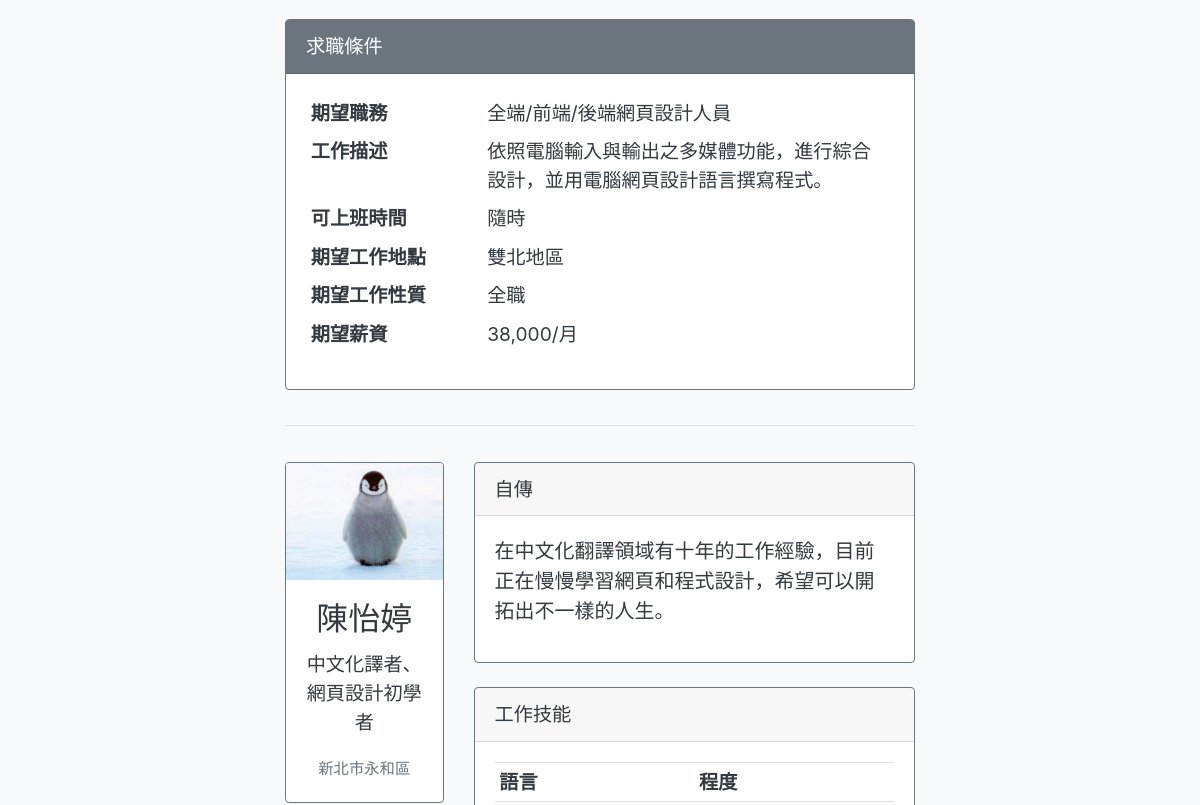
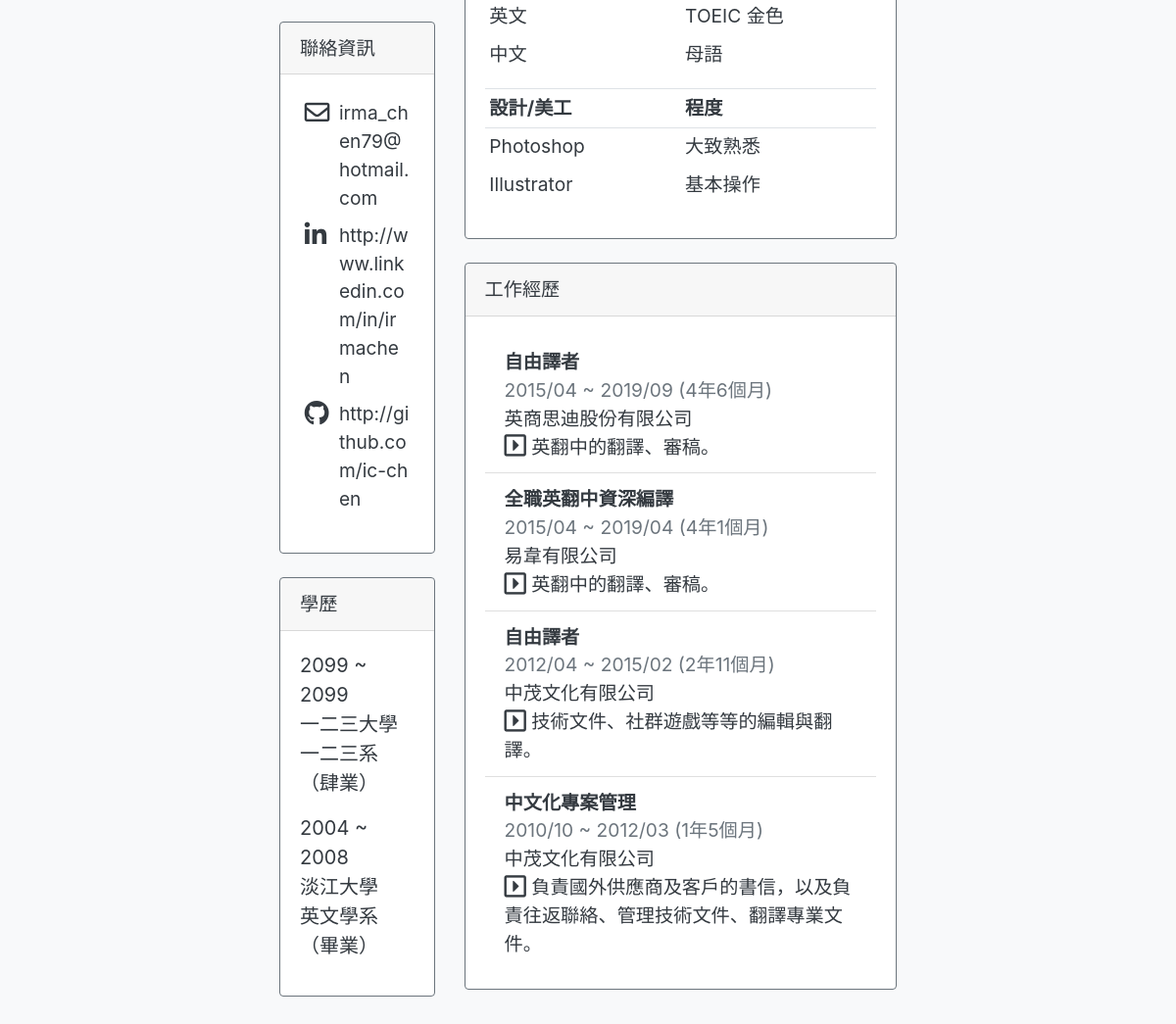
The app's page /resume.php (signed in) with its own data (2 pictures, top to bottom).
### tables this page shows
CREATE TABLE `reqs` (
  `id` int(11) NOT NULL,
  `acct` varchar(20) NOT NULL COMMENT '帳號',
  `see` tinyint(1) NOT NULL DEFAULT 0 COMMENT '可見',
  `reqs_posit` varchar(100) DEFAULT NULL COMMENT '期望職務',
  `reqs_jd` varchar(500) DEFAULT NULL COMMENT '工作描述',
  `reqs_time` varchar(50) DEFAULT NULL COMMENT '可上班時間',
  `reqs_type` varchar(10) DEFAULT NULL COMMENT '期望工作性質',
  `reqs_place` varchar(100) DEFAULT NULL COMMENT '期望工作地點',
  `reqs_pay` varchar(50) DEFAULT NULL COMMENT '期望薪資'
);

CREATE TABLE `img` (
  `id` int(11) NOT NULL,
  `see` tinyint(1) NOT NULL DEFAULT 0,
  `acct` varchar(20) NOT NULL,
  `filename` varchar(128) NOT NULL,
  `alt` varchar(128) DEFAULT NULL
);

CREATE TABLE `user` (
  `id` int(11) NOT NULL,
  `acct` varchar(20) NOT NULL COMMENT '帳號',
  `psw` varchar(20) NOT NULL COMMENT '密碼',
  `name` varchar(50) NOT NULL COMMENT '姓名',
  `gender` varchar(20) DEFAULT NULL COMMENT '性別',
  `btd` date DEFAULT NULL COMMENT '生日',
  `email` varchar(100) DEFAULT NULL COMMENT '電郵',
  `tel_cell` varchar(20) DEFAULT NULL COMMENT '行動電話',
  `tel_home` varchar(20) DEFAULT NULL COMMENT '家中電話',
  `addr` varchar(128) DEFAULT NULL COMMENT '居住地區',
  `reg_time` timestamp NULL DEFAULT current_timestamp() COMMENT '註冊時間',
  `upt_time` timestamp NULL DEFAULT current_timestamp() COMMENT '更新時間'
);

CREATE TABLE `s_intro` (
  `id` int(11) NOT NULL,
  `acct` varchar(20) NOT NULL COMMENT '帳號',
  `see` tinyint(1) NOT NULL DEFAULT 0 COMMENT '可見',
  `s_intro` varchar(500) DEFAULT NULL COMMENT '自介',
  `bio` varchar(1000) DEFAULT NULL
);

CREATE TABLE `social_m` (
  `id` int(11) NOT NULL,
  `acct` varchar(20) NOT NULL COMMENT '帳號',
  `see` tinyint(1) NOT NULL DEFAULT 0 COMMENT '可見',
  `fb` varchar(50) DEFAULT NULL,
  `ig` varchar(50) DEFAULT NULL,
  `linkedin` varchar(50) DEFAULT NULL,
  `github` varchar(50) DEFAULT NULL,
  `youtube` varchar(50) DEFAULT NULL,
  `twitter` varchar(50) DEFAULT NULL
);

CREATE TABLE `edu` (
  `id` int(11) NOT NULL,
  `acct` varchar(20) NOT NULL COMMENT '帳號',
  `see` tinyint(1) NOT NULL DEFAULT 0 COMMENT '可見',
  `grad_t` varchar(30) NOT NULL COMMENT '就讀時間',
  `grad_st` varchar(20) DEFAULT 'NULL' COMMENT '畢業狀態',
  `sch` varchar(100) NOT NULL COMMENT '學校',
  `dept` varchar(100) DEFAULT NULL COMMENT '科系'
);

CREATE TABLE `skill` (
  `id` int(11) NOT NULL,
  `acct` varchar(20) NOT NULL COMMENT '帳號',
  `see` tinyint(1) NOT NULL DEFAULT 0 COMMENT '可見',
  `cat` varchar(100) NOT NULL COMMENT '分類',
  `skill` varchar(100) NOT NULL COMMENT '技能',
  `level` varchar(100) DEFAULT NULL COMMENT '程度'
);

CREATE TABLE `exp` (
  `id` int(20) NOT NULL,
  `acct` varchar(20) NOT NULL COMMENT '帳號',
  `see` tinyint(1) NOT NULL DEFAULT 0 COMMENT '可見',
  `dur` varchar(100) NOT NULL COMMENT '任職期間',
  `corp` varchar(100) NOT NULL COMMENT '公司',
  `posit` varchar(100) DEFAULT NULL COMMENT '職稱',
  `jd` varchar(1000) DEFAULT NULL COMMENT '工作說明'
);

### resume.php (the view, shortened to what this page needs)
<?php
include_once "./api/db_info.php";
function search($table,...$arg){
    global $pdo;
    $sql="SELECT * FROM $table WHERE ";
    if(is_array($arg[0])){
      foreach($arg[0] as $key => $value){
        $tmp[]=sprintf("`%s`='%s'",$key,$value);
      }
      $sql=$sql . implode(" && ",$tmp);
    }else{
      $sql=$sql . " `id`='".$arg[0]."'";
    }
    return $pdo->query($sql)->fetch(PDO::FETCH_ASSOC);
}
function searchAll($table,...$arg){
    global $pdo;
    $sql="SELECT * FROM $table";
      if(!empty($arg[0])){
        foreach($arg[0] as $key => $value){
          $tmp[]=sprintf("`%s`='%s'",$key,$value);
        }
        $sql=$sql . " WHERE " . implode(" && ",$tmp);
      }
      if(!empty($arg[1])){
        $sql=$sql . $arg[1];
      }
    return $pdo->query($sql)->fetchAll(PDO::FETCH_ASSOC);
}
?>
<!DOCTYPE html>
<html lang="en">
<head>
    <link rel="stylesheet" href="./css/bootstrap.css">
    <link rel="stylesheet" href="./css/all.css">
</head>
<body class="bg-light text-dark">
<div class="container-fluid">
<?php
$data=search("user",$_SESSION['id']);
$acct=$data['acct'];
$reqs=searchAll("reqs",["acct"=>"$acct", "see"=>"1"]);
foreach($reqs as $value){
?>
    <div class="reqs row justify-content-center">
        <div class="col-7">
            <div class="card border-secondary">
                <div class="card-header text-white bg-secondary">
                求職條件
                </div>
                <div class="card-body">
                    <table class="table-reqs table table-borderless table-sm">
                    <tbody>
                        <tr>
                        <th scope="row">期望職務</th>
                        <td><?=$value['reqs_posit'];?></td>
                        </tr>
                        <tr>
                        <th scope="row">工作描述</th>
                        <td><?=$value['reqs_jd'];?></td>
                        </tr>
                        <tr>
                        <th scope="row">可上班時間</th>
                        <td><?=$value['reqs_time'];?></td>
                        </tr>
                        <tr>
                        <th scope="row">期望工作地點</th>
                        <td><?=$value['reqs_place'];?></td>
                        </tr>
                        <tr>
                        <th scope="row">期望工作性質</th>
                        <td><?=$value['reqs_type'];?></td>
                        </tr>
                        <tr>
                        <th scope="row">期望薪資</th>
                        <td><?=$value['reqs_pay'];?></td>
                        </tr>
                    </tbody>
                    </table>
                </div>
            </div>
        </div>
    </div>
    <div class="reqs row justify-content-center">
        <div class="col-7">
            <hr>
        </div>
    </div>
<?php
}
?>
<?php
$img=searchAll("img",["acct"=>"$acct", "see"=>"1"]);
$s_intro=searchAll("s_intro",["acct"=>"$acct", "see"=>"1"]);
$social_m=searchAll("social_m",["acct"=>"$acct", "see"=>"1"]);
$edu=searchAll("edu",["acct"=>"$acct", "see"=>"1"]," ORDER BY id DESC");
?>
    <div class="resume row justify-content-center">
        <div class="left col-2">
            <div class="name card border-secondary mb-4 text-center">
            <?php
            foreach($img as $value){
            ?>
            <img src="./img/<?=$value['filename'];?>" class="card-img-top" alt="<?=$value['alt'];?>" >
            <?php
            }
            ?>
            <?php
            foreach($s_intro as $value){
            ?>
                <div class="card-body">
                    <h5 class="card-title h2"><?=$data['name'];?></h5>
                    <?php
                    if(!empty($value['s_intro'])) {
                    ?>
                    <p class="card-text"><?=$value['s_intro'];?></p>
                    <?php
                    }
                    ?>
                    <p class="card-text"><small class="text-muted"><?=$data['addr'];?></small></p>
                </div>
            </div>
            <?php
            }
            ?>
            <?php
                foreach($social_m as $value) {
            ?>
            <div class="contact card border-secondary mb-4">
                <div class="card-header">
                聯絡資訊
                </div>
                <div class="card-body">
                    <table class="table-contact table table-borderless table-sm">
                    <tbody>
                    <tr>
                    <td><i class="far fa-envelope fa-lg"></i></th>
                    <td><?=$data['email'];?></td>
                    </tr>
                <?php
                if(!empty($value['linkedin'])) {
                ?>
                    <tr>
                    <td><i class="fab fa-linkedin-in fa-lg"></td>
                    <td><?=$value['linkedin'];?></td>
                    </tr>
                <?php
                }
                if(!empty($value['github'])) {
                ?>
                    <tr>
                    <td><i class="fab fa-github fa-lg"></i></td>
                    <td><?=$value['github'];?></td>
                    </tr>
                <?php
                }
                ?>
                    </tbody>
                    </table>
                </div>
            </div>
            <?php
            }
            ?>
            <div class="edu card border-secondary mb-4">
                <div class="card-header">
                學歷
                </div>
                <div class="card-body">
                <?php
                foreach($edu as $value) {
                ?>
                    <blockquote class="blockquote mb-0">
                    <p>
                <?php
                if(!empty($value['grad_t'])) {
                ?>
                    <?=$value['grad_t'];?>
                <?php
                }
                if(!empty($value['sch'])) {
                ?>
                    <br><?=$value['sch'];?>
                <?php
                }
                if(!empty($value['dept'])) {
                ?>
                    <br><?=$value['dept'];?>
                <?php
                }
                if(!empty($value['grad_st'])) {
                    ?>
                    （<?=$value['grad_st'];?>）
                    <?php
                }
                ?>
                    </p>
                    </blockquote>
                <?php
                }
                ?>
                </div>
            </div>
        </div>
        <div class="right col-5">
            <?php
            foreach($s_intro as $v) {
            ?>
            <div class="s_intro card border-secondary mb-4">
                <div class="card-header">
                自傳
                </div>
                <div class="card-body">
                    <blockquote class="blockquote mb-0">
                    <p><?=$v['bio'];?></p>
                    </blockquote>
                </div>
            </div>
            <?php
            }
            ?>
            <div class="skill card border-secondary mb-4">
                <div class="card-header">
                工作技能
                </div>
                <div class="card-body">
                <?php
                $skill=searchAll("skill",["acct"=>"$acct", "see"=>"1"]);
                $cat=array_column($skill,"cat");
                $cat_unique=array_unique($cat);
                foreach($cat_unique as $category){
                ?>
                <table class="skill-table table table-sm">
                <thead>
                    <tr>
                    <th scope="col"><?=$category;?></th>
                    <th scope="col">程度</th>
                    </tr>
                </thead>
                <tbody>
                <?php
                foreach($skill as $value) {
                    if($value['cat']==$category){
                ?>
                <tr>
                <td><?=$value['skill'];?></td>
                <td><?=$value['level'];?></td>
                </tr>
                <?php
                    }
                }
                ?>
                </tbody>
                </table>
                <?php
                }
                ?>
                </div>
            </div>
            <div class="exp card border-secondary mb-4">
                <div class="card-header">
                工作經歷
                </div>
                <div class="card-body">
                <ul class="list-group list-group-flush">
                    <?php
                    $exp=searchAll("exp",["acct"=>"$acct", "see"=>"1"]," ORDER BY id DESC");
                    foreach($exp as $value) {
                    ?>
                    <li class="list-group-item">
                    <?php
                    if(!empty($value['posit'])) {
                        ?>
                        <span class="font-weight-bold"><?=$value['posit'];?></span>
                        <?php
                    }
                    if(!empty($value['dur'])) {
                    ?>
                        <br><span class="text-muted"><?=$value['dur'];?></span>
                    <?php
                    }
                    if(!empty($value['corp'])) {
                    ?>
                        <br><?=$value['corp'];?>
                    <?php
                    }
                    if(!empty($value['jd'])) {
                    ?>
                        <br><i class="far fa-caret-square-right fa-lg"></i> <?=$value['jd'];?>
                    <?php
                    }
                    ?>
                    </li>
                    <?php
                    }
                    ?>
                </ul>
                </div>
            </div>
        </div>
    </div>
</div>
</body>
</html>

### css/all.css (style rules this page uses)
.fa, .fas, .far, .fal, .fad, .fab { -moz-osx-font-smoothing: grayscale; -webkit-font-smoothing: antialiased; display: inline-block; font-style: normal; font-variant: normal; text-rendering: auto; line-height: 1; }
.fa-lg { font-size: 1.33333em; line-height: 0.75em; vertical-align: -.0667em; }
.fa-caret-square-right:before { content: "\f152"; }
.fa-envelope:before { content: "\f0e0"; }
.fa-github:before { content: "\f09b"; }
.fa-linkedin-in:before { content: "\f0e1"; }
.fab { font-family: 'Font Awesome 5 Brands'; }
.far { font-family: 'Font Awesome 5 Free'; font-weight: 400; }

### resume.php (style rules this page uses)
body { font-size: 1.2em; }
.row { margin: 1em; }
.table-reqs tr th { width: 30%; }
.table-contact { word-break: break-all; word-wrap: break-word; }
.skill-table tr th { width: 50%; border-bottom: 1px solid #dee2e6; }
.skill-table td { border: none; }

### records on screen
reqs: reqs_posit "全端/前端/後端網頁設計人員", reqs_jd "依照電腦輸入與輸出之多媒體功能，進行綜合設計，並用電腦網頁設計語言撰寫程式。", reqs_time "隨時", reqs_place "雙北地區", reqs_type "全職", reqs_pay "38,000/月"
img: filename (picture)
s_intro: s_intro "中文化譯者、網頁設計初學者", bio "在中文化翻譯領域有十年的工作經驗，目前正在慢慢學習網頁和程式設計，希望可以開拓出不一樣的人生。"
user: name "陳怡婷", addr "新北市永和區", email "irma_chen79@hotmail.com"
social_m: linkedin "http://www.linkedin.com/in/irmachen", github "http://github.com/ic-chen"
edu: grad_t "2099 ~ 2099", sch "一二三大學", dept "一二三系", grad_st "肆業"
edu: grad_t "2004 ~ 2008", sch "淡江大學", dept "英文學系", grad_st "畢業"
skill: skill "英文", level "TOEIC 金色"
skill: skill "中文", level "母語"
skill: skill "Photoshop", level "大致熟悉"
skill: skill "Illustrator", level "基本操作"
exp: posit "自由譯者", dur "2015/04 ~ 2019/09 (4年6個月)", corp "英商思迪股份有限公司", jd "英翻中的翻譯、審稿。"
exp: posit "全職英翻中資深編譯", dur "2015/04 ~ 2019/04 (4年1個月)", corp "易韋有限公司", jd "英翻中的翻譯、審稿。"
exp: posit "自由譯者", dur "2012/04 ~ 2015/02 (2年11個月)", corp "中茂文化有限公司", jd "技術文件、社群遊戲等等的編輯與翻譯。"
exp: posit "中文化專案管理", dur "2010/10 ~ 2012/03 (1年5個月)", corp "中茂文化有限公司", jd "負責國外供應商及客戶的書信，以及負責往返聯絡、管理技術文件、翻譯專業文件。"

### other values on screen
$category "語言"
$category "設計/美工"
